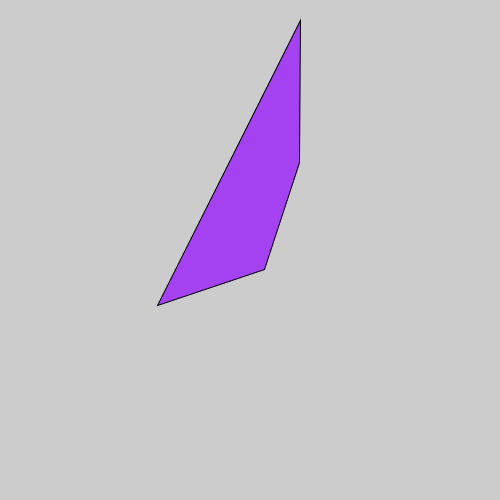
Frame 1 (no input)
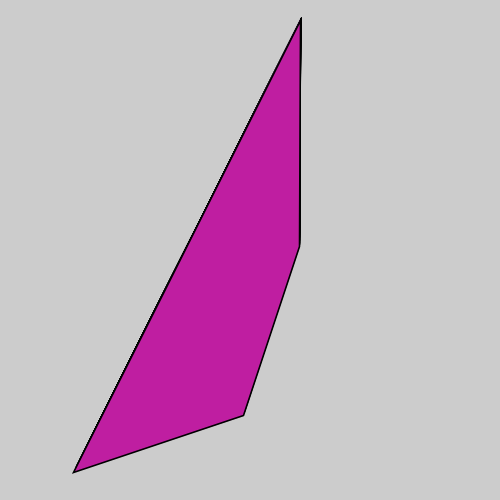
Frame 60 (the mouse pressed at the canvas centre just before this capture)
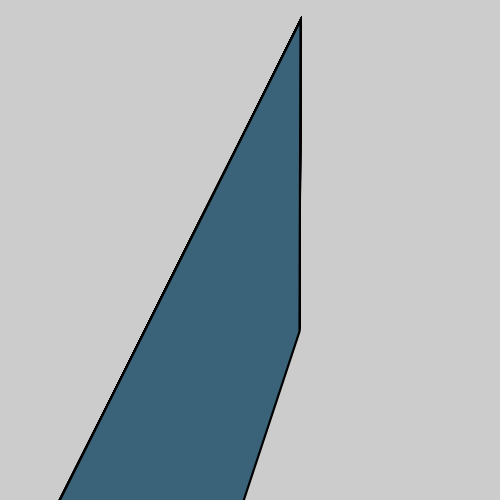
Frame 120 (the mouse held since frame 60 and released just before this capture)

The Processing sketch that drew these frames (run headless with seeded random() and noise(); from frame 60 on, the mouse is pressed at the canvas centre):

// Processing sketch: processing_112669
// ── processing_112669.pde

float angle=0;
float s=1;
float scaleSpeed=.01;
float counter=0;
float hue=0.0;
float offset=10;
float s2=1;
float s3=1;
float scaleSpeed2=.015;
float scaleSpeed3=.02;
float angle2=0;
float angle3=0;
void setup()
{
  size(500,500);
}
void draw()
{
  counter+=1/30.0;
  println(counter);
  angle+=0.1;
  s+=scaleSpeed;
  if (s>3 ||s<0)
  {
    scaleSpeed=-scaleSpeed;
  }
  fill(random(0,255),random(0,255),random(0,255));
  if(counter<20)
  {
  float degrees=radians(45);
  rectMode(CENTER);
  pushMatrix();
  translate(300,20);
  rotate(degrees);
  scale(s);
  quad(0,0,100,100,150,200,100,300);
  popMatrix();
  }
 
 if(counter>20&&counter<30)
 {
  pushMatrix();
  translate(width/2,height/2);
  rotate(angle);
  rect(0,0,100,100);
  popMatrix();
 }
 else if (counter>30)
 {
   drawEllipse();
 }
}
float ellipseX=0.0;
void drawEllipse()
 {
   angle2+=.02;
   angle3+=.01;
   s2+=scaleSpeed2;
   s3+=scaleSpeed3;
   if(s2>3||s2<0)
   {
     scaleSpeed2=-scaleSpeed2;
   }
   if(s3>3||s3<0)
   {
     scaleSpeed3=-scaleSpeed3;
   }
   colorMode(HSB,360,100,100);
   ellipseX+=1;
   hue+=offset;
   if(hue>=360)
   {
     offset=-offset;
   }
   else if(hue<=0)
   {
     offset=-offset;
   }
   fill(random(0,360),100,100);
   float ellipseY=(height/2+tan(radians(ellipseX*2))*100);
   pushMatrix();
   translate(ellipseX,ellipseY);
   rotate(angle);
   scale(s2);
   rect(0,0,100,100);
   popMatrix();
   fill(random(0,360),100,random(0,100));
   float ellipseZ=height/2+cos(radians(ellipseX*3.0))*100;
   pushMatrix();
   translate(ellipseX,ellipseZ);
   rotate(angle);
   scale(s3);
   ellipse(0,0,50,50);
   popMatrix();
}
